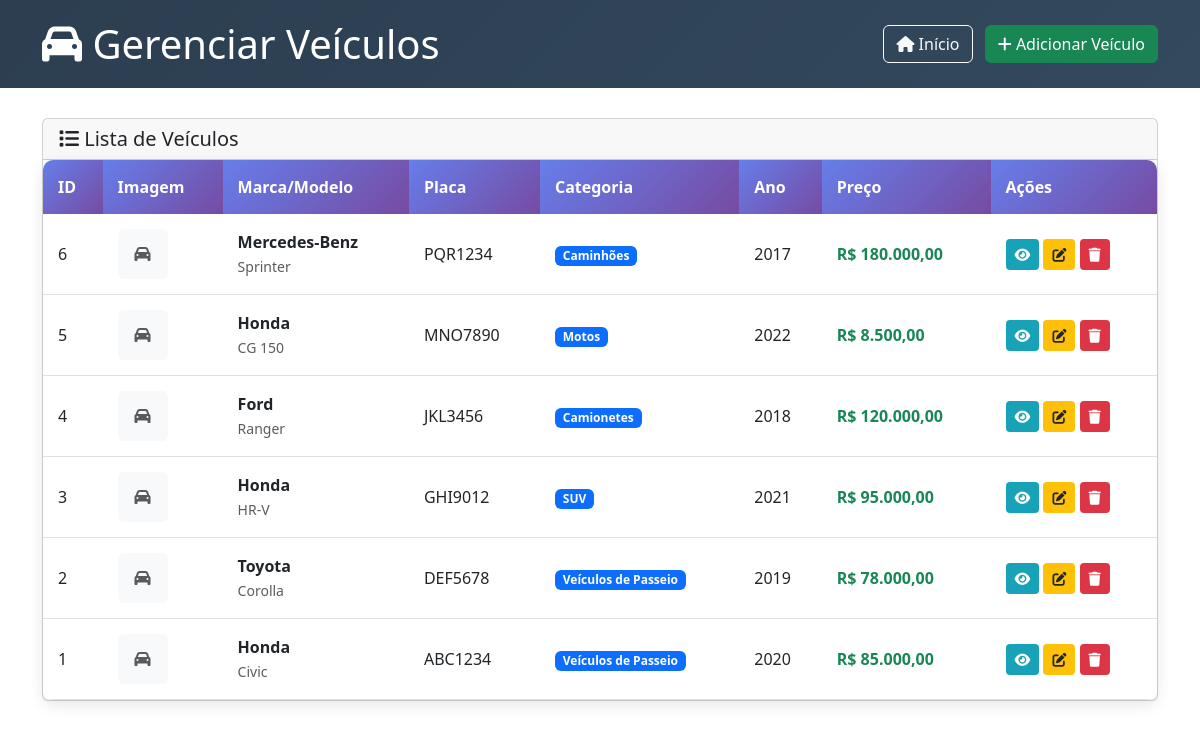
Page /admin/veiculos.php (signed in) on the committed database.
### tables this page shows
CREATE TABLE IF NOT EXISTS veiculos (
    id INT AUTO_INCREMENT PRIMARY KEY,
    placa VARCHAR(10) NOT NULL UNIQUE,
    cor VARCHAR(30) NOT NULL,
    modelo VARCHAR(50) NOT NULL,
    marca VARCHAR(50) NOT NULL,
    id_categoria INT NOT NULL,
    ano VARCHAR(4) NOT NULL,
    quilometragem INT DEFAULT 0,
    preco DECIMAL(10,2) NULL,
    descricao TEXT NULL,
    combustivel VARCHAR(20) NULL,
    cambio VARCHAR(20) NULL,
    portas VARCHAR(2) NULL,
    final_placa VARCHAR(1) NULL,
    imagem VARCHAR(255) NULL,
    data_cadastro TIMESTAMP DEFAULT CURRENT_TIMESTAMP,
    FOREIGN KEY (id_categoria) REFERENCES categorias(id) ON DELETE RESTRICT
);

CREATE TABLE IF NOT EXISTS categorias (
    id INT AUTO_INCREMENT PRIMARY KEY,
    nome VARCHAR(50) NOT NULL UNIQUE
);

### includes/functions.php (called while the page is built, shortened)
<?php
function formatPrice($price) {
    return 'R$ ' . number_format($price, 2, ',', '.');
}
?>

### admin/veiculos.php (the view, shortened to what this page needs)
<?php
require_once '../config/database.php';
require_once '../includes/functions.php';
$sql = "SELECT v.*, c.nome as categoria_nome FROM veiculos v
        JOIN categorias c ON v.id_categoria = c.id
        ORDER BY v.id DESC";
$stmt = $pdo->query($sql);
$veiculos = $stmt->fetchAll();
?>
<!DOCTYPE html>
<html lang="pt-BR">
<head>
    <link href="https://cdn.jsdelivr.net/npm/bootstrap@5.3.0/dist/css/bootstrap.min.css" rel="stylesheet">
    <link href="https://cdnjs.cloudflare.com/ajax/libs/font-awesome/6.0.0/css/all.min.css" rel="stylesheet">
    <link href="../assets/css/style.css" rel="stylesheet">
</head>
<body>
    <div class="admin-header">
        <div class="container">
            <div class="row align-items-center">
                <div class="col-md-6">
                    <h1 class="mb-0">
                        <i class="fas fa-car"></i> Gerenciar Veículos
                    </h1>
                </div>
                <div class="col-md-6 text-md-end">
                    <a href="../index.php" class="btn btn-outline-light me-2">
                        <i class="fas fa-home"></i> Início
                    </a>
                    <a href="adicionar_veiculo.php" class="btn btn-success">
                        <i class="fas fa-plus"></i> Adicionar Veículo
                    </a>
                </div>
            </div>
        </div>
    </div>
    <div class="container my-4">
        <div class="card">
            <div class="card-header">
                <h5 class="mb-0">
                    <i class="fas fa-list"></i> Lista de Veículos
                </h5>
            </div>
            <div class="card-body p-0">
                <div class="table-responsive">
                    <table class="table table-hover mb-0">
                        <thead>
                            <tr>
                                <th>ID</th>
                                <th>Imagem</th>
                                <th>Marca/Modelo</th>
                                <th>Placa</th>
                                <th>Categoria</th>
                                <th>Ano</th>
                                <th>Preço</th>
                                <th>Ações</th>
                            </tr>
                        </thead>
                        <tbody>
                            <?php if (empty($veiculos)): ?>
                                <tr>
                                    <td colspan="8" class="text-center py-4">
                                        <i class="fas fa-info-circle text-muted"></i>
                                        Nenhum veículo cadastrado.
                                    </td>
                                </tr>
                            <?php else: ?>
                                <?php foreach ($veiculos as $veiculo): ?>
                                    <tr>
                                        <td><?= $veiculo['id'] ?></td>
                                        <td>
                                            <?php if (!empty($veiculo['imagem'])): ?>
                                                <img src="../uploads/<?= htmlspecialchars($veiculo['imagem']) ?>"
                                                     class="rounded" style="width: 50px; height: 50px; object-fit: cover;">
                                            <?php else: ?>
                                                <div class="bg-light rounded d-flex align-items-center justify-content-center"
                                                     style="width: 50px; height: 50px;">
                                                    <i class="fas fa-car text-muted"></i>
                                                </div>
                                            <?php endif; ?>
                                        </td>
                                        <td>
                                            <strong><?= htmlspecialchars($veiculo['marca']) ?></strong><br>
                                            <small class="text-muted"><?= htmlspecialchars($veiculo['modelo']) ?></small>
                                        </td>
                                        <td><?= htmlspecialchars($veiculo['placa']) ?></td>
                                        <td>
                                            <span class="badge bg-primary"><?= htmlspecialchars($veiculo['categoria_nome']) ?></span>
                                        </td>
                                        <td><?= htmlspecialchars($veiculo['ano']) ?></td>
                                        <td>
                                            <?php if (!empty($veiculo['preco'])): ?>
                                                <span class="text-success fw-bold"><?= formatPrice($veiculo['preco']) ?></span>
                                            <?php else: ?>
                                                <span class="text-muted">Não informado</span>
                                            <?php endif; ?>
                                        </td>
                                        <td>
                                            <a href="../veiculo.php?id=<?= $veiculo['id'] ?>"
                                               class="btn btn-sm btn-view" title="Ver">
                                                <i class="fas fa-eye"></i>
                                            </a>
                                            <a href="editar_veiculo.php?id=<?= $veiculo['id'] ?>"
                                               class="btn btn-sm btn-edit" title="Editar">
                                                <i class="fas fa-edit"></i>
                                            </a>
                                            <a href="?delete=<?= $veiculo['id'] ?>"
                                               class="btn btn-sm btn-delete"
                                               onclick="return confirm('Tem certeza que deseja excluir este veículo?')"
                                               title="Excluir">
                                                <i class="fas fa-trash"></i>
                                            </a>
                                        </td>
                                    </tr>
                                <?php endforeach; ?>
                            <?php endif; ?>
                        </tbody>
                    </table>
                </div>
            </div>
        </div>
    </div>
</body>
</html>

### assets/css/style.css (style rules this page uses)
.admin-header { background: linear-gradient(135deg, #2c3e50 0%, #34495e 100%); color: white; padding: 20px 0; margin-bottom: 30px; }
.table-responsive { border-radius: 10px; overflow: hidden; box-shadow: 0 5px 15px rgba(0, 0, 0, 0.1); }
.table { margin-bottom: 0; }
.table th { background: linear-gradient(135deg, #667eea 0%, #764ba2 100%); color: white; border: none; padding: 15px; }
.table td { padding: 15px; vertical-align: middle; }
.btn-edit { background: #ffc107; color: #212529; }
.btn-delete { background: #dc3545; color: white; }
.btn-view { background: #17a2b8; color: white; }

### rows in the picture
veiculos: id "6", marca "Mercedes-Benz", modelo "Sprinter", placa "PQR1234", id_categoria.nome "Caminhões", ano "2017", preco "R$ 180.000,00"
veiculos: id "5", marca "Honda", modelo "CG 150", placa "MNO7890", id_categoria.nome "Motos", ano "2022", preco "R$ 8.500,00"
veiculos: id "4", marca "Ford", modelo "Ranger", placa "JKL3456", id_categoria.nome "Camionetes", ano "2018", preco "R$ 120.000,00"
veiculos: id "3", marca "Honda", modelo "HR-V", placa "GHI9012", id_categoria.nome "SUV", ano "2021", preco "R$ 95.000,00"
veiculos: id "2", marca "Toyota", modelo "Corolla", placa "DEF5678", id_categoria.nome "Veículos de Passeio", ano "2019", preco "R$ 78.000,00"
veiculos: id "1", marca "Honda", modelo "Civic", placa "ABC1234", id_categoria.nome "Veículos de Passeio", ano "2020", preco "R$ 85.000,00"
